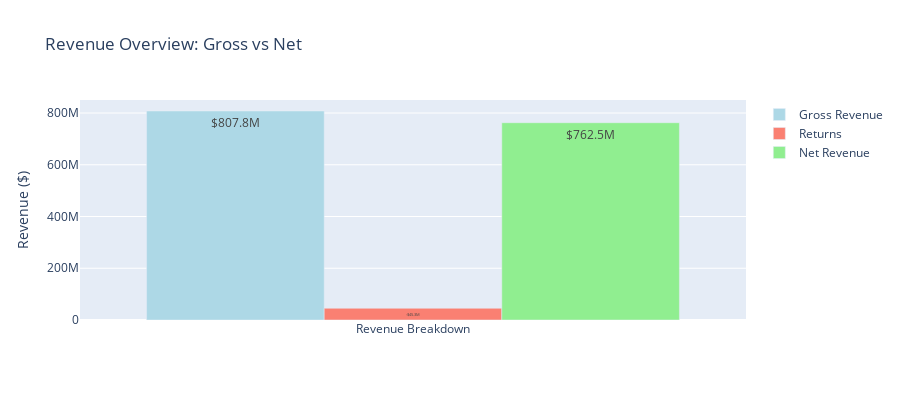

The cell this chart's notebook holds for it:
### Code cell
# EXECUTIVE REVENUE OVERVIEW
print("\n" + "=" * 80)
print("EXECUTIVE REVENUE OVERVIEW")
print("=" * 80)

# Calculate key metrics
gross_revenue = transactions[transactions['is_return'] == 0]['Line_Total'].sum()
returns_loss = transactions[transactions['is_return'] == 1]['Line_Total'].sum()
net_revenue = transactions['Line_Total'].sum()
return_rate = abs(returns_loss / gross_revenue) * 100

print(f"\n💰 REVENUE SUMMARY:")
print(f"   Gross Revenue: ${gross_revenue:,.2f}")
print(f"   Returns (Loss): ${returns_loss:,.2f}")
print(f"   Net Revenue: ${net_revenue:,.2f}")
print(f"   Return Rate: {return_rate:.2f}%")

# Time period
date_range_days = (transactions['Date'].max() - transactions['Date'].min()).days
print(f"\n📅 TIME PERIOD:")
print(f"   Start Date: {transactions['Date'].min().date()}")
print(f"   End Date: {transactions['Date'].max().date()}")
print(f"   Total Days: {date_range_days:,}")
print(f"   Avg Daily Revenue: ${net_revenue / date_range_days:,.2f}")

# Transaction metrics
total_orders = transactions['Invoice_ID'].nunique()
avg_order_value = transactions.groupby('Invoice_ID')['Invoice_Total'].first().mean()
total_units_sold = transactions[transactions['is_return'] == 0]['Quantity'].sum()

print(f"\n📦 TRANSACTION METRICS:")
print(f"   Total Orders: {total_orders:,}")
print(f"   Average Order Value: ${avg_order_value:,.2f}")
print(f"   Total Units Sold: {total_units_sold:,.0f}")
print(f"   Avg Items per Order: {total_units_sold / total_orders:.1f}")

fig = go.Figure()

fig.add_trace(go.Bar(
    name='Gross Revenue',
    x=['Revenue Breakdown'],
    y=[gross_revenue],
    marker_color='lightblue',
    text=[f'${gross_revenue/1e6:.1f}M'],
    textposition='inside'
))

fig.add_trace(go.Bar(
    name='Returns',
    x=['Revenue Breakdown'],
    y=[abs(returns_loss)],
    marker_color='salmon',
    text=[f'-${abs(returns_loss)/1e6:.1f}M'],
    textposition='inside'
))

fig.add_trace(go.Bar(
    name='Net Revenue',
    x=['Revenue Breakdown'],
    y=[net_revenue],
    marker_color='lightgreen',
    text=[f'${net_revenue/1e6:.1f}M'],
    textposition='inside'
))

fig.update_layout(
    title='Revenue Overview: Gross vs Net',
    yaxis_title='Revenue ($)',
    barmode='group',
    height=400
)

fig.show()

### Figure 1 — Plotly figure (JSON) as saved in the notebook; plotly's stock layout.template omitted (floating-point values rounded to 4 significant figures)
{"data": [{"marker": {"color": "lightblue"}, "name": "Gross Revenue", "text": ["$807.8M"], "textposition": "inside", "type": "bar", "x": ["Revenue Breakdown"], "y": [807800000.0]}, {"marker": {"color": "salmon"}, "name": "Returns", "text": ["-$45.3M"], "textposition": "inside", "type": "bar", "x": ["Revenue Breakdown"], "y": [45320000.0]}, {"marker": {"color": "lightgreen"}, "name": "Net Revenue", "text": ["$762.5M"], "textposition": "inside", "type": "bar", "x": ["Revenue Breakdown"], "y": [762500000.0]}], "layout": {"barmode": "group", "height": 400, "title": {"text": "Revenue Overview: Gross vs Net"}, "yaxis": {"title": {"text": "Revenue ($)"}}}}
